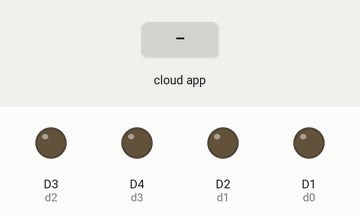
This sketch was run on a simulated ESP8266 (NodeMCU). Shown: output pins drawn as LEDs (lit = HIGH). Inputs (shaded band) come from the test bench. WiFi joins after 1.5 s; servers stay silent unless stated; the Firebase database answers and starts empty; pins used as bus, display or sensor lines are not drawn; what the sketch prints to the serial monitor is not drawn.

Above: at 3.0 s.
3.1 s: the phone or cloud app sets estado to frente
At 4.3 s:
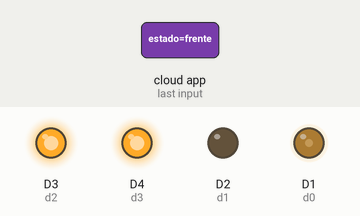
5.2 s: the phone or cloud app sets velocidade to 0
At 6.5 s:
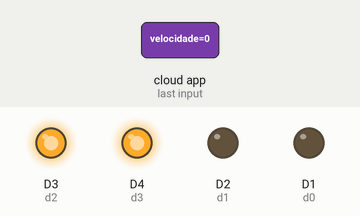
6.8 s: the phone or cloud app sets estado to tras
At 8.6 s:
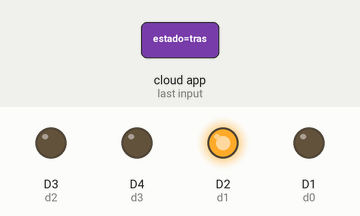
9.2 s: the phone or cloud app sets estado to esquerda
At 10.4 s:
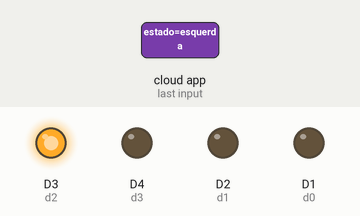
11.6 s: the phone or cloud app sets estado to direita
At 13.5 s:
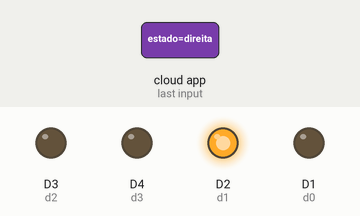
Timing chart, 0 to 15.0 s (numbered marks = the images above; inputs shaded):
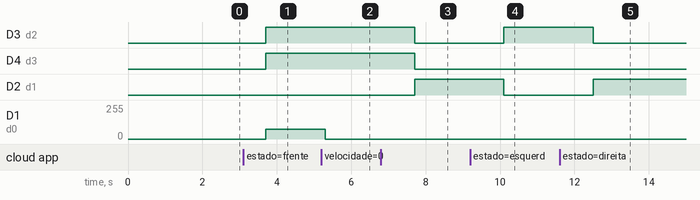

Measured:
- after the input at 3.1 s, D3 (d2), D4 (d3): LOW → HIGH after 0.60 s; D1 (d0): 0/255 → 74/255 after 0.60 s
- after the input at 5.2 s, D1 (d0): 74/255 → 0/255 after 0.10 s
- after the input at 6.8 s, D3 (d2), D4 (d3): HIGH → LOW after 0.90 s; D2 (d1): LOW → HIGH after 0.90 s
- after the input at 9.2 s, D3 (d2): LOW → HIGH after 0.91 s; D2 (d1): HIGH → LOW after 0.91 s
- after the input at 11.6 s, D3 (d2): HIGH → LOW after 0.91 s; D2 (d1): LOW → HIGH after 0.91 s

The sketch:

carrinho_firebase.ino
```cpp
#include <ESP8266WiFi.h>
#include <FirebaseArduino.h>

// WIFI
#define WIFI_SSID     "mediotec"
#define WIFI_PASSWORD "mediotec"

// Configuração firebase
#define FIREBASE_HOST   "carrinhofirebase.firebaseio.com"
#define FIREBASE_AUTH   "mY0uaKFXyfueSLYgERjKSYoeyJccBej5MsNQVgy3"
//pinagem nodemcu
const int d0 = D1;
const int d1 = D2;
const int d2 = D3;
const int d3 = D4;
const int d4 = D5;
const int d5 = D6;

void setup() {
  pinMode(d0,OUTPUT);
  pinMode(d1,OUTPUT);
  pinMode(d2,OUTPUT);
  pinMode(d3,OUTPUT);
  pinMode(d4,OUTPUT);
  pinMode(d5,OUTPUT);
  Serial.begin(9600);
  WiFi.begin(WIFI_SSID, WIFI_PASSWORD);
  Serial.print("connecting");
  while (WiFi.status() != WL_CONNECTED) {
    Serial.print(".");
    delay(500);
  }

  Serial.println();
  Serial.print("connected: ");
  Serial.println(WiFi.localIP());
  Firebase.begin(FIREBASE_HOST, FIREBASE_AUTH);
  Firebase.setString("estado","parado");
  Firebase.setInt("velocidade",300);
}

void parar(){
  analogWrite(d0,0);
  analogWrite(d5,0);
}

void velocidade(int vel){
  if(vel > 1023){
    vel = 1023;
  }
  analogWrite(d0,vel);
  analogWrite(d5,vel);
}

void tras(int vel){
  velocidade(vel);
  digitalWrite(d1,HIGH);
  digitalWrite(d2,LOW);
  digitalWrite(d3,LOW);
  digitalWrite(d4,HIGH);
}

void frente(int vel){
  velocidade(vel);
  digitalWrite(d1,LOW);
  digitalWrite(d2,HIGH);
  digitalWrite(d3,HIGH);
  digitalWrite(d4,LOW);
}

void direita(int vel){
  velocidade(vel);
  digitalWrite(d1,HIGH);
  digitalWrite(d2,LOW);
  digitalWrite(d3,LOW);
  digitalWrite(d4,HIGH);
}

void esquerda(int vel){
  velocidade(vel);
  digitalWrite(d1,LOW);
  digitalWrite(d2,HIGH);
  digitalWrite(d3,LOW);
  digitalWrite(d4,HIGH);

}

void falha(){
  if (Firebase.failed()) {
      Serial.print("setting /number failed:");
      Serial.println(Firebase.error());
      return;
    }
}

void monitoraFirebase(){
      String estado = Firebase.getString("estado");
      int vel = Firebase.getInt("velocidade");
      if(estado == "frente"){
          frente(vel);
      }else if(estado == "tras"){
          tras(vel);
      }else if(estado == "direita"){
          direita(vel);
      }else if(estado == "esquerda"){
          esquerda(vel);
      }else{
        parar();
      }
}
void loop() {
    monitoraFirebase();
    delay(500);
}
```
